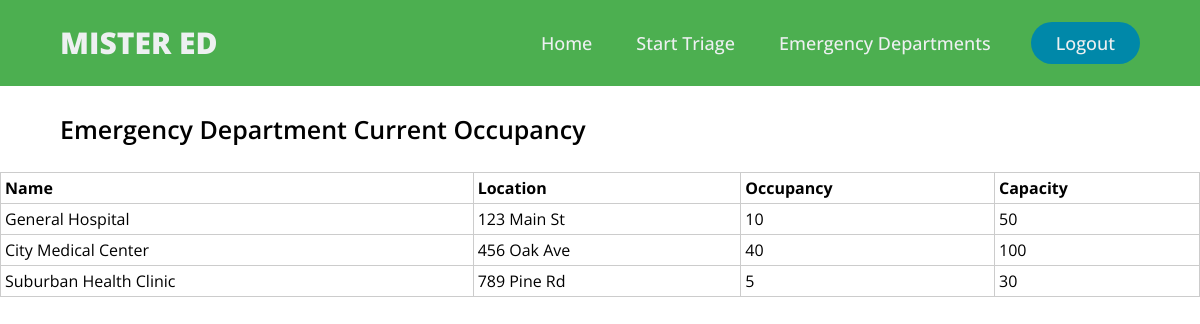
/emergency_departments (signed in), run on the app's committed database.
### app.py (models this page shows)
class EmergencyRoom(db.Model):
    id = db.Column(db.Integer, primary_key=True)
    name = db.Column(db.String(50), nullable=False)
    location = db.Column(db.String(100), nullable=False)
    capacity = db.Column(db.Integer, nullable=False)
    current_occupancy = db.Column(db.Integer, nullable=False)

### app.py (the view)
@app.route('/emergency_departments', methods=['GET', 'POST'])
@login_required
def emergency_departments():
    ed = EmergencyRoom.query.all()
    return render_template('emergency_departments.html', ed=ed)

### app.py (called while the page is built)
@login_manager.user_loader
def load_user(user_id):
    return User.query.get(int(user_id)) #user class is our database

### templates/emergency_departments.html (shortened to what this page needs)
<!DOCTYPE html>
<html lang="en">
    <head>
        <link rel="stylesheet" href="{{ url_for('static', filename='ed.css') }}">
    </head>
    <body>
        <header>
                <div class="logo">
                    <a href="{{url_for('dashboard')}}">MISTER ED</a>
                </div>
                <nav>
                    <ul class="nav_links">
                        <li><a href="{{url_for('dashboard')}}">Home</a></li>
                        <li><a href="#">Start Triage</a></li>
                        <li><a href="{{url_for('emergency_departments')}}">Emergency Departments</a></li>
                    </ul>
                </nav>
                <a class="logout" href="{{url_for('logout')}}"><button>Logout</button></a>
        </header>
        <div class="table-title">
            <a>Emergency Department Current Occupancy</a>
        </div>
        <table>
            <thead>
                <tr>
                    <th>Name</th>
                    <th>Location</th>
                    <th>Occupancy</th>
                    <th>Capacity</th>
                </tr>
            </thead>
            <tbody>
                {% for emergency in ed %}
                    <tr>
                        <td>{{ emergency.name }}</td>
                        <td>{{ emergency.location }}</td>
                        <td>{{ emergency.current_occupancy }}</td>
                        <td>{{ emergency.capacity }}</td>
                    </tr>
                {% endfor %}
            </tbody>
        </table>
    </body>
</html>

### static/ed.css (style rules this page uses)
* { box-sizing: border-box; margin: 0; padding: 0; }
li, a, button { font-family: "Open Sans"; font-weight: 500; font-size: 18px; color: #edf0f1; text-decoration: none; }
header { background-color: #4CAF50; display: flex; justify-content: flex-end; align-items: center; padding: 18px 5%; }
.logo { cursor: pointer; margin-right: auto; }
.logo a { line-height: 50px; font-weight: 1000; font-size: 30px; }
.nav_links { list-style: none; }
.nav_links li { display: inline; padding: 0px 20px; }
.nav_links li a { transition: all 0.3s ease 0s; }
button { margin-left: 20px; padding: 9px 25px; background-color: rgba(0, 136, 169, 1); border: none; border-radius: 50px; cursor: pointer; transition: all 0.3s ease 0s; }
.table-title { display: flex; justify-content: left; padding: 18px 5%; }
.table-title a { color: black; line-height: 50px; font-weight: 600; font-size: 25px; }
table { border-collapse: collapse; width: 100%; }
th, td { font-family: 'Open Sans'; border: 1px solid #ccc; padding: 0.25rem; text-align: left; }

### data on the page
EmergencyRoom: name "General Hospital", location "123 Main St", current_occupancy "10", capacity "50"
EmergencyRoom: name "City Medical Center", location "456 Oak Ave", current_occupancy "40", capacity "100"
EmergencyRoom: name "Suburban Health Clinic", location "789 Pine Rd", current_occupancy "5", capacity "30"
